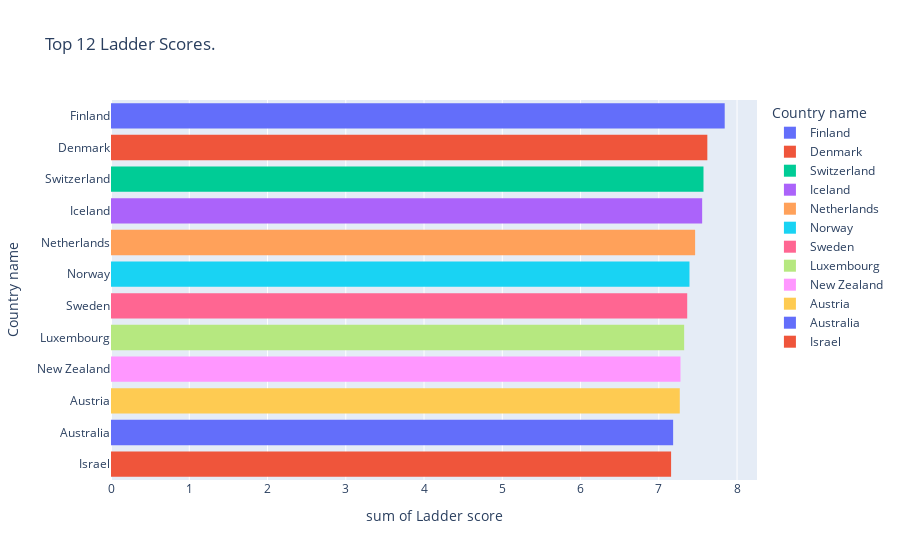
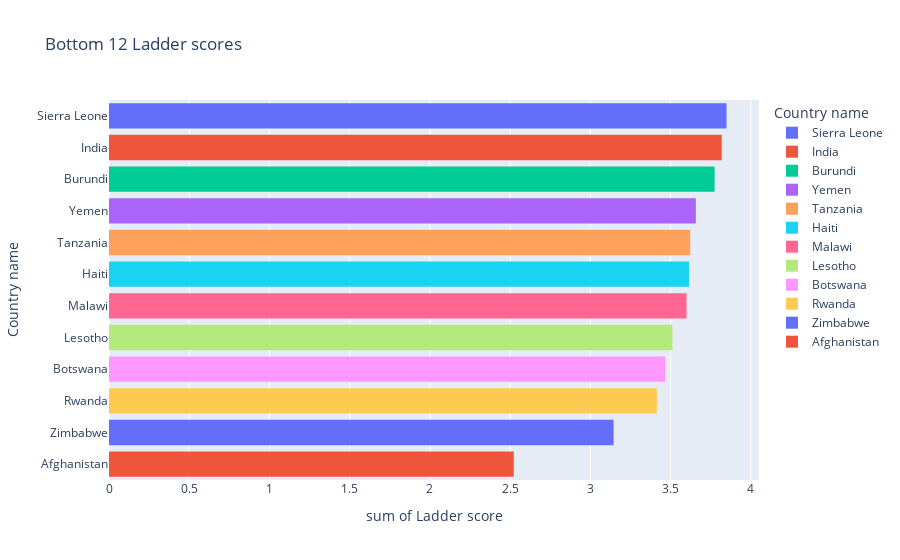

Notebook code cell kept with these figures, in order:
### Code cell
# Seeing top 12 and bottom 12

fig = px.histogram(ladder_score.head(12), x = "Ladder score" , y = "Country name",color='Country name',title="Top 12 Ladder Scores."); fig.show()

fig = px.histogram(ladder_score.tail(12), x = "Ladder score" , y = "Country name",color='Country name', title="Bottom 12 Ladder scores"); fig.show()

### Figure 1 — Plotly figure (JSON) as saved in the notebook; plotly's stock layout.template omitted (floating-point values rounded to 4 significant figures)
{"data": [{"alignmentgroup": "True", "bingroup": "y", "histfunc": "sum", "hovertemplate": "Country name=%{y}<br>sum of Ladder score=%{x}<extra></extra>", "legendgroup": "Finland", "marker": {"color": "#636efa"}, "name": "Finland", "offsetgroup": "Finland", "orientation": "h", "showlegend": true, "type": "histogram", "x": [7.842], "xaxis": "x", "y": ["Finland"], "yaxis": "y"}, {"alignmentgroup": "True", "bingroup": "y", "histfunc": "sum", "hovertemplate": "Country name=%{y}<br>sum of Ladder score=%{x}<extra></extra>", "legendgroup": "Denmark", "marker": {"color": "#EF553B"}, "name": "Denmark", "offsetgroup": "Denmark", "orientation": "h", "showlegend": true, "type": "histogram", "x": [7.62], "xaxis": "x", "y": ["Denmark"], "yaxis": "y"}, {"alignmentgroup": "True", "bingroup": "y", "histfunc": "sum", "hovertemplate": "Country name=%{y}<br>sum of Ladder score=%{x}<extra></extra>", "legendgroup": "Switzerland", "marker": {"color": "#00cc96"}, "name": "Switzerland", "offsetgroup": "Switzerland", "orientation": "h", "showlegend": true, "type": "histogram", "x": [7.571], "xaxis": "x", "y": ["Switzerland"], "yaxis": "y"}, {"alignmentgroup": "True", "bingroup": "y", "histfunc": "sum", "hovertemplate": "Country name=%{y}<br>sum of Ladder score=%{x}<extra></extra>", "legendgroup": "Iceland", "marker": {"color": "#ab63fa"}, "name": "Iceland", "offsetgroup": "Iceland", "orientation": "h", "showlegend": true, "type": "histogram", "x": [7.554], "xaxis": "x", "y": ["Iceland"], "yaxis": "y"}, {"alignmentgroup": "True", "bingroup": "y", "histfunc": "sum", "hovertemplate": "Country name=%{y}<br>sum of Ladder score=%{x}<extra></extra>", "legendgroup": "Netherlands", "marker": {"color": "#FFA15A"}, "name": "Netherlands", "offsetgroup": "Netherlands", "orientation": "h", "showlegend": true, "type": "histogram", "x": [7.464], "xaxis": "x", "y": ["Netherlands"], "yaxis": "y"}, {"alignmentgroup": "True", "bingroup": "y", "histfunc": "sum", "hovertemplate": "Country name=%{y}<br>sum of Ladder score=%{x}<extra></extra>", "legendgroup": "Norway", "marker": {"color": "#19d3f3"}, "name": "Norway", "offsetgroup": "Norway", "orientation": "h", "showlegend": true, "type": "histogram", "x": [7.392], "xaxis": "x", "y": ["Norway"], "yaxis": "y"}, {"alignmentgroup": "True", "bingroup": "y", "histfunc": "sum", "hovertemplate": "Country name=%{y}<br>sum of Ladder score=%{x}<extra></extra>", "legendgroup": "Sweden", "marker": {"color": "#FF6692"}, "name": "Sweden", "offsetgroup": "Sweden", "orientation": "h", "showlegend": true, "type": "histogram", "x": [7.363], "xaxis": "x", "y": ["Sweden"], "yaxis": "y"}, {"alignmentgroup": "True", "bingroup": "y", "histfunc": "sum", "hovertemplate": "Country name=%{y}<br>sum of Ladder score=%{x}<extra></extra>", "legendgroup": "Luxembourg", "marker": {"color": "#B6E880"}, "name": "Luxembourg", "offsetgroup": "Luxembourg", "orientation": "h", "showlegend": true, "type": "histogram", "x": [7.324], "xaxis": "x", "y": ["Luxembourg"], "yaxis": "y"}, {"alignmentgroup": "True", "bingroup": "y", "histfunc": "sum", "hovertemplate": "Country name=%{y}<br>sum of Ladder score=%{x}<extra></extra>", "legendgroup": "New Zealand", "marker": {"color": "#FF97FF"}, "name": "New Zealand", "offsetgroup": "New Zealand", "orientation": "h", "showlegend": true, "type": "histogram", "x": [7.277], "xaxis": "x", "y": ["New Zealand"], "yaxis": "y"}, {"alignmentgroup": "True", "bingroup": "y", "histfunc": "sum", "hovertemplate": "Country name=%{y}<br>sum of Ladder score=%{x}<extra></extra>", "legendgroup": "Austria", "marker": {"color": "#FECB52"}, "name": "Austria", "offsetgroup": "Austria", "orientation": "h", "showlegend": true, "type": "histogram", "x": [7.268], "xaxis": "x", "y": ["Austria"], "yaxis": "y"}, {"alignmentgroup": "True", "bingroup": "y", "histfunc": "sum", "hovertemplate": "Country name=%{y}<br>sum of Ladder score=%{x}<extra></extra>", "legendgroup": "Australia", "marker": {"color": "#636efa"}, "name": "Australia", "offsetgroup": "Australia", "orientation": "h", "showlegend": true, "type": "histogram", "x": [7.183], "xaxis": "x", "y": ["Australia"], "yaxis": "y"}, {"alignmentgroup": "True", "bingroup": "y", "histfunc": "sum", "hovertemplate": "Country name=%{y}<br>sum of Ladder score=%{x}<extra></extra>", "legendgroup": "Israel", "marker": {"color": "#EF553B"}, "name": "Israel", "offsetgroup": "Israel", "orientation": "h", "showlegend": true, "type": "histogram", "x": [7.157], "xaxis": "x", "y": ["Israel"], "yaxis": "y"}], "layout": {"barmode": "relative", "legend": {"title": {"text": "Country name"}, "tracegroupgap": 0}, "title": {"text": "Top 12 Ladder Scores."}, "xaxis": {"anchor": "y", "domain": [0, 1], "title": {"text": "sum of Ladder score"}}, "yaxis": {"anchor": "x", "categoryarray": ["Israel", "Australia", "Austria", "New Zealand", "Luxembourg", "Sweden", "Norway", "Netherlands", "Iceland", "Switzerland", "Denmark", "Finland"], "categoryorder": "array", "domain": [0, 1], "title": {"text": "Country name"}}}}

### Figure 2 — Plotly figure (JSON) as saved in the notebook; plotly's stock layout.template omitted (floating-point values rounded to 4 significant figures)
{"data": [{"alignmentgroup": "True", "bingroup": "y", "histfunc": "sum", "hovertemplate": "Country name=%{y}<br>sum of Ladder score=%{x}<extra></extra>", "legendgroup": "Sierra Leone", "marker": {"color": "#636efa"}, "name": "Sierra Leone", "offsetgroup": "Sierra Leone", "orientation": "h", "showlegend": true, "type": "histogram", "x": [3.849], "xaxis": "x", "y": ["Sierra Leone"], "yaxis": "y"}, {"alignmentgroup": "True", "bingroup": "y", "histfunc": "sum", "hovertemplate": "Country name=%{y}<br>sum of Ladder score=%{x}<extra></extra>", "legendgroup": "India", "marker": {"color": "#EF553B"}, "name": "India", "offsetgroup": "India", "orientation": "h", "showlegend": true, "type": "histogram", "x": [3.819], "xaxis": "x", "y": ["India"], "yaxis": "y"}, {"alignmentgroup": "True", "bingroup": "y", "histfunc": "sum", "hovertemplate": "Country name=%{y}<br>sum of Ladder score=%{x}<extra></extra>", "legendgroup": "Burundi", "marker": {"color": "#00cc96"}, "name": "Burundi", "offsetgroup": "Burundi", "orientation": "h", "showlegend": true, "type": "histogram", "x": [3.775], "xaxis": "x", "y": ["Burundi"], "yaxis": "y"}, {"alignmentgroup": "True", "bingroup": "y", "histfunc": "sum", "hovertemplate": "Country name=%{y}<br>sum of Ladder score=%{x}<extra></extra>", "legendgroup": "Yemen", "marker": {"color": "#ab63fa"}, "name": "Yemen", "offsetgroup": "Yemen", "orientation": "h", "showlegend": true, "type": "histogram", "x": [3.658], "xaxis": "x", "y": ["Yemen"], "yaxis": "y"}, {"alignmentgroup": "True", "bingroup": "y", "histfunc": "sum", "hovertemplate": "Country name=%{y}<br>sum of Ladder score=%{x}<extra></extra>", "legendgroup": "Tanzania", "marker": {"color": "#FFA15A"}, "name": "Tanzania", "offsetgroup": "Tanzania", "orientation": "h", "showlegend": true, "type": "histogram", "x": [3.623], "xaxis": "x", "y": ["Tanzania"], "yaxis": "y"}, {"alignmentgroup": "True", "bingroup": "y", "histfunc": "sum", "hovertemplate": "Country name=%{y}<br>sum of Ladder score=%{x}<extra></extra>", "legendgroup": "Haiti", "marker": {"color": "#19d3f3"}, "name": "Haiti", "offsetgroup": "Haiti", "orientation": "h", "showlegend": true, "type": "histogram", "x": [3.615], "xaxis": "x", "y": ["Haiti"], "yaxis": "y"}, {"alignmentgroup": "True", "bingroup": "y", "histfunc": "sum", "hovertemplate": "Country name=%{y}<br>sum of Ladder score=%{x}<extra></extra>", "legendgroup": "Malawi", "marker": {"color": "#FF6692"}, "name": "Malawi", "offsetgroup": "Malawi", "orientation": "h", "showlegend": true, "type": "histogram", "x": [3.6], "xaxis": "x", "y": ["Malawi"], "yaxis": "y"}, {"alignmentgroup": "True", "bingroup": "y", "histfunc": "sum", "hovertemplate": "Country name=%{y}<br>sum of Ladder score=%{x}<extra></extra>", "legendgroup": "Lesotho", "marker": {"color": "#B6E880"}, "name": "Lesotho", "offsetgroup": "Lesotho", "orientation": "h", "showlegend": true, "type": "histogram", "x": [3.512], "xaxis": "x", "y": ["Lesotho"], "yaxis": "y"}, {"alignmentgroup": "True", "bingroup": "y", "histfunc": "sum", "hovertemplate": "Country name=%{y}<br>sum of Ladder score=%{x}<extra></extra>", "legendgroup": "Botswana", "marker": {"color": "#FF97FF"}, "name": "Botswana", "offsetgroup": "Botswana", "orientation": "h", "showlegend": true, "type": "histogram", "x": [3.467], "xaxis": "x", "y": ["Botswana"], "yaxis": "y"}, {"alignmentgroup": "True", "bingroup": "y", "histfunc": "sum", "hovertemplate": "Country name=%{y}<br>sum of Ladder score=%{x}<extra></extra>", "legendgroup": "Rwanda", "marker": {"color": "#FECB52"}, "name": "Rwanda", "offsetgroup": "Rwanda", "orientation": "h", "showlegend": true, "type": "histogram", "x": [3.415], "xaxis": "x", "y": ["Rwanda"], "yaxis": "y"}, {"alignmentgroup": "True", "bingroup": "y", "histfunc": "sum", "hovertemplate": "Country name=%{y}<br>sum of Ladder score=%{x}<extra></extra>", "legendgroup": "Zimbabwe", "marker": {"color": "#636efa"}, "name": "Zimbabwe", "offsetgroup": "Zimbabwe", "orientation": "h", "showlegend": true, "type": "histogram", "x": [3.145], "xaxis": "x", "y": ["Zimbabwe"], "yaxis": "y"}, {"alignmentgroup": "True", "bingroup": "y", "histfunc": "sum", "hovertemplate": "Country name=%{y}<br>sum of Ladder score=%{x}<extra></extra>", "legendgroup": "Afghanistan", "marker": {"color": "#EF553B"}, "name": "Afghanistan", "offsetgroup": "Afghanistan", "orientation": "h", "showlegend": true, "type": "histogram", "x": [2.523], "xaxis": "x", "y": ["Afghanistan"], "yaxis": "y"}], "layout": {"barmode": "relative", "legend": {"title": {"text": "Country name"}, "tracegroupgap": 0}, "title": {"text": "Bottom 12 Ladder scores"}, "xaxis": {"anchor": "y", "domain": [0, 1], "title": {"text": "sum of Ladder score"}}, "yaxis": {"anchor": "x", "categoryarray": ["Afghanistan", "Zimbabwe", "Rwanda", "Botswana", "Lesotho", "Malawi", "Haiti", "Tanzania", "Yemen", "Burundi", "India", "Sierra Leone"], "categoryorder": "array", "domain": [0, 1], "title": {"text": "Country name"}}}}
